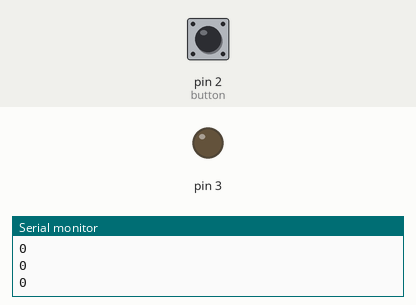
Simulated run of this sketch. Board: Arduino Uno, built with avr-gcc and run on an emulated ATmega328P. On the bench: output pins drawn as LEDs (lit = HIGH), the last lines printed to the serial monitor. Inputs (shaded band) come from the test bench; at power-on: pin 2 (button) LOW.

Above: at 1.2 s.
1.3 s: pin 2 (button) pulled HIGH for 0.15 s
At 2.1 s:
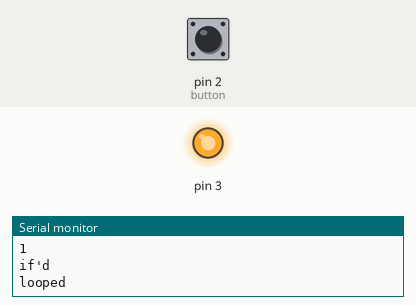
At 3.9 s:
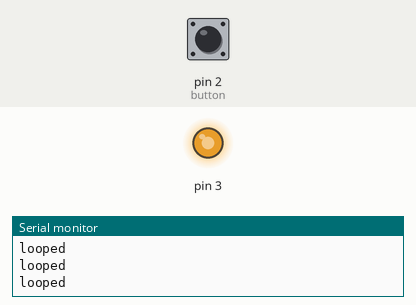
Timing chart, 0 to 11.8 s (numbered marks = the images above; inputs shaded):
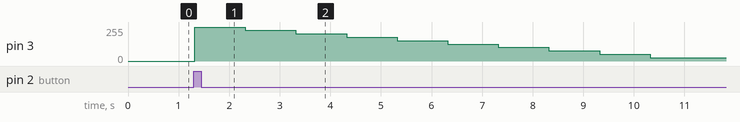

The sketch:

buttonblink.ino
```cpp
void setup() {
  // put your setup code here, to run once:
  pinMode(2, INPUT); //button
  pinMode(3, OUTPUT);

  //Debug options
  Serial.begin(9600);
  pinMode(A0, INPUT);
}

void loop() {
  // put your main code here, to run repeatedly:
  byte buttonState = digitalRead(2);


  //Debug
  //unsigned int volt = analogRead(A0);
  Serial.println(buttonState);
  //Serial.println(volt);

  if(buttonState == HIGH){
  Serial.println("if'd");
  for (int i = 10; i > 0; i--){
      Serial.println("looped");
      analogWrite(3, i*25.5);
      delay(1000);
    }
  } else {}
}
```

Measured:
- after the input at 1.3 s, pin 3: 0/255 → 255/255 at once, → 229/255 1.0 s later, → 204/255 1.0 s later, → 178/255 1.0 s later, … (10 changes in this stretch)
